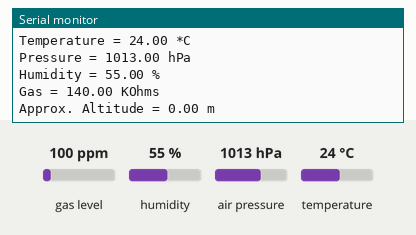
This sketch was run on a simulated Arduino Uno, built with avr-gcc and run on an emulated ATmega328P. Parts: the last lines printed to the serial monitor. Inputs (shaded band) come from the test bench; at power-on: gas level 100 ppm, humidity 55 %, air pressure 1013 hPa, temperature 24 °C.

Above: at 1.2 s.
1.3 s: gas level set to 20 ppm
At 2.7 s:
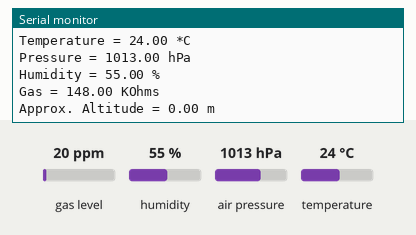
2.8 s: humidity set to 22 %
4.3 s: air pressure set to 952 hPa
At 5.0 s:
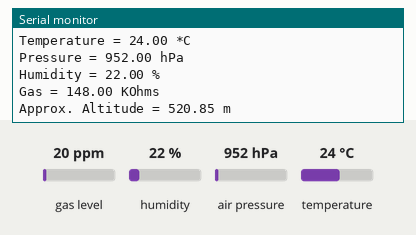

The sketch:

BME680.ino
```cpp
/*
    BME680

    It gets and prints the temperature, pressure, humidity, gas and approx. altitude.
*/

#include <Wire.h>
#include <SPI.h>
#include <Adafruit_Sensor.h>
#include "Adafruit_BME680.h"

const int BME_SCK = 13;
const int BME_MISO = 12;
const int BME_MOSI = 11;
const int BME_CS = 10;

const int SEALEVELPRESSURE_HPA = 1013.25;

Adafruit_BME680 bme;

void setup() {
    Serial.begin(9600);
    while (!Serial);
    Serial.println(F("BME680 test"));

    if (!bme.begin()) {
        Serial.println("Could not find a valid BME680 sensor, check wiring!");
        while (1);
    }

    // Set up oversampling and filter initialization
    bme.setTemperatureOversampling(BME680_OS_8X);
    bme.setHumidityOversampling(BME680_OS_2X);
    bme.setPressureOversampling(BME680_OS_4X);
    bme.setIIRFilterSize(BME680_FILTER_SIZE_3);
    bme.setGasHeater(320, 150); // 320*C for 150 ms
}

void loop() {
    if (! bme.performReading()) {
        Serial.println("Failed to perform reading :(");
        return;
    }
    Serial.print("Temperature = ");
    Serial.print(bme.temperature);
    Serial.println(" *C");

    Serial.print("Pressure = ");
    Serial.print(bme.pressure / 100.0);
    Serial.println(" hPa");

    Serial.print("Humidity = ");
    Serial.print(bme.humidity);
    Serial.println(" %");

    Serial.print("Gas = ");
    Serial.print(bme.gas_resistance / 1000.0);
    Serial.println(" KOhms");

    Serial.print("Approx. Altitude = ");
    Serial.print(bme.readAltitude(SEALEVELPRESSURE_HPA));
    Serial.println(" m");

    Serial.println();
    delay(2000);
}
```

Measured:
- after the input at 1.3 s, the serial monitor: prints a new line after 1.1 s (image 1)
- after the input at 4.3 s, the serial monitor: prints a new line after 0.29 s (image 2)
